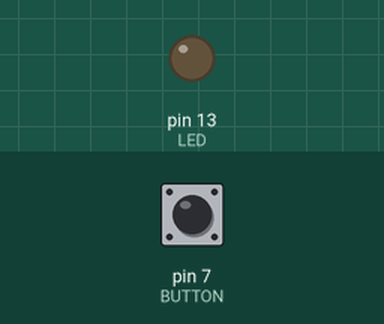
This sketch was run on a simulated Arduino Uno, built with avr-gcc and run on an emulated ATmega328P. Shown: output pins drawn as LEDs (lit = HIGH). The test bench sets the inputs (shaded band); at power-on: pin 7 (BUTTON) LOW.

Above: at 1.2 s.
1.3 s: pin 7 (BUTTON) pulled HIGH for 0.15 s
At 1.37 s:
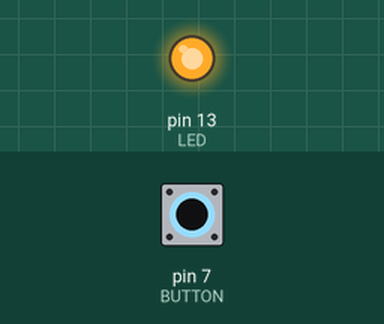
2.9 s: pin 7 (BUTTON) pulled HIGH for 3.2 s
At 6.7 s:
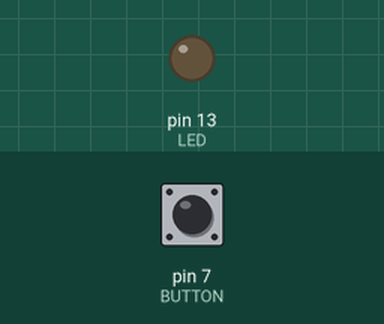
Timing chart, 0 to 8.2 s (numbered marks = the images above; inputs shaded):
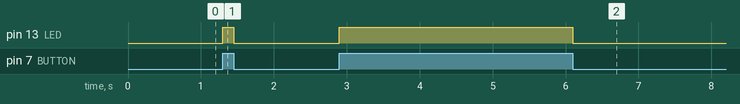

The sketch:

example2.ino
```cpp
#define LED 13
#define BUTTON 7

int val = 0;

void setup() {
  pinMode(LED, OUTPUT);
  pinMode(BUTTON, INPUT);
}

void loop() {
  val = digitalRead(BUTTON);
  if (val){
    digitalWrite(LED, HIGH);
  } else {
    digitalWrite(LED, LOW);
  }
}
```

Measured:
- after the input at 1.3 s, pin 13 (LED): LOW → HIGH at once, → LOW 0.15 s later
- after the input at 2.9 s, pin 13 (LED): LOW → HIGH at once, → LOW 3.2 s later
